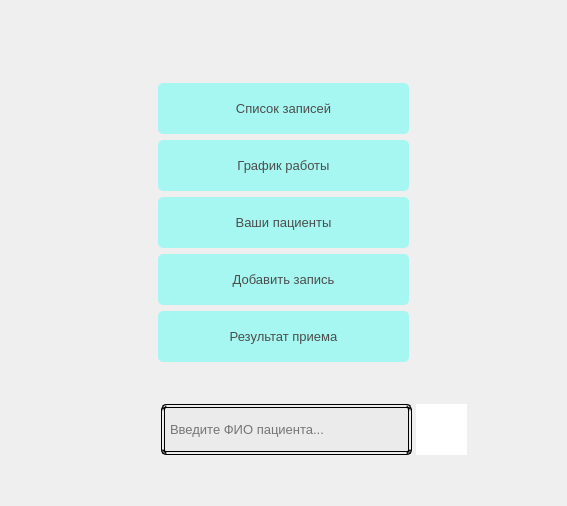
        <widget class="QWidget" name="page_2">
         <layout class="QGridLayout" name="gridLayout_28">
          <item row="0" column="0" rowspan="2">
           <layout class="QVBoxLayout" name="verticalLayout_54">
            <item>
             <layout class="QVBoxLayout" name="verticalLayout_53">
              <item>
               <spacer name="verticalSpacer_2">
                <property name="orientation">
                 <enum>Qt::Vertical</enum>
                </property>
                <property name="sizeType">
                 <enum>QSizePolicy::Expanding</enum>
                </property>
                <property name="sizeHint" stdset="0">
                 <size>
                  <width>20</width>
                  <height>72</height>
                 </size>
                </property>
               </spacer>
              </item>
              <item>
               <layout class="QHBoxLayout" name="horizontalLayout_91">
                <item>
                 <spacer name="horizontalSpacer_3">
                  <property name="orientation">
                   <enum>Qt::Horizontal</enum>
                  </property>
                  <property name="sizeHint" stdset="0">
                   <size>
                    <width>40</width>
                    <height>20</height>
                   </size>
                  </property>
                 </spacer>
                </item>
                <item>
                 <layout class="QVBoxLayout" name="verticalLayout_2">
                  <item>
                   <layout class="QVBoxLayout" name="verticalLayout">
                    <item>
                     <widget class="QPushButton" name="btn_8">
                      <property name="sizePolicy">
                       <sizepolicy hsizetype="Maximum" vsizetype="Maximum">
                        <horstretch>0</horstretch>
                        <verstretch>0</verstretch>
                       </sizepolicy>
                      </property>
                      <property name="minimumSize">
                       <size>
                        <width>251</width>
                        <height>51</height>
                       </size>
                      </property>
                      <property name="font">
                       <font>
                        <pointsize>10</pointsize>
                       </font>
                      </property>
                      <property name="styleSheet">
                       <string notr="true">QPushButton{
	border-radius: 5px;
	background-color: #a6f7f1;
   	transition: 2s linear; 
	color: #4c4d4d;
}

QPushButton:hover{
	background-color: #89f0ea;
}

</string>
                      </property>
                      <property name="text">
                       <string>Список записей</string>
                      </property>
                     </widget>
                    </item>
                    <item>
                     <widget class="QPushButton" name="btn_10">
                      <property name="sizePolicy">
                       <sizepolicy hsizetype="Fixed" vsizetype="Fixed">
                        <horstretch>0</horstretch>
                        <verstretch>0</verstretch>
                       </sizepolicy>
                      </property>
                      <property name="minimumSize">
                       <size>
                        <width>251</width>
                        <height>51</height>
                       </size>
                      </property>
                      <property name="font">
                       <font>
                        <pointsize>10</pointsize>
                       </font>
                      </property>
                      <property name="styleSheet">
                       <string notr="true">QPushButton{
	border-radius: 5px;
	background-color: #a6f7f1;
   	transition: 2s linear; 
	color: #4c4d4d;
}

QPushButton:hover{
	background-color: #89f0ea;
}

</string>
                      </property>
                      <property name="text">
                       <string>График работы</string>
                      </property>
                     </widget>
                    </item>
                    <item>
                     <widget class="QPushButton" name="btn_9">
                      <property name="sizePolicy">
                       <sizepolicy hsizetype="Fixed" vsizetype="Fixed">
                        <horstretch>0</horstretch>
                        <verstretch>0</verstretch>
                       </sizepolicy>
                      </property>
                      <property name="minimumSize">
                       <size>
                        <width>251</width>
                        <height>51</height>
                       </size>
                      </property>
                      <property name="font">
                       <font>
                        <pointsize>10</pointsize>
                       </font>
                      </property>
                      <property name="styleSheet">
                       <string notr="true">QPushButton{
	border-radius: 5px;
	background-color: #a6f7f1;
   	transition: 2s linear; 
	color: #4c4d4d;
}

QPushButton:hover{
	background-color: #89f0ea;
}

</string>
                      </property>
                      <property name="text">
                       <string>Ваши пациенты</string>
                      </property>
                     </widget>
                    </item>
                    <item>
                     <widget class="QPushButton" name="btn_34">
                      <property name="sizePolicy">
                       <sizepolicy hsizetype="Fixed" vsizetype="Fixed">
                        <horstretch>0</horstretch>
                        <verstretch>0</verstretch>
                       </sizepolicy>
                      </property>
                      <property name="minimumSize">
                       <size>
                        <width>251</width>
                        <height>51</height>
                       </size>
                      </property>
                      <property name="font">
                       <font>
                        <pointsize>10</pointsize>
                       </font>
                      </property>
                      <property name="styleSheet">
                       <string notr="true">QPushButton{
	border-radius: 5px;
	background-color: #a6f7f1;
   	transition: 2s linear; 
	color: #4c4d4d;
}

QPushButton:hover{
	background-color: #89f0ea;
}

</string>
                      </property>
                      <property name="text">
                       <string>Добавить запись</string>
                      </property>
                     </widget>
                    </item>
                    <item>
                     <widget class="QPushButton" name="btn_39">
                      <property name="sizePolicy">
                       <sizepolicy hsizetype="Fixed" vsizetype="Fixed">
                        <horstretch>0</horstretch>
                        <verstretch>0</verstretch>
                       </sizepolicy>
                      </property>
                      <property name="minimumSize">
                       <size>
                        <width>251</width>
                        <height>51</height>
                       </size>
                      </property>
                      <property name="font">
                       <font>
                        <pointsize>10</pointsize>
                       </font>
                      </property>
                      <property name="styleSheet">
                       <string notr="true">QPushButton{
	border-radius: 5px;
	background-color: #a6f7f1;
   	transition: 2s linear; 
	color: #4c4d4d;
}

QPushButton:hover{
	background-color: #89f0ea;
}

</string>
                      </property>
                      <property name="text">
                       <string>Результат приема</string>
                      </property>
                     </widget>
                    </item>
                   </layout>
                  </item>
                  <item>
                   <spacer name="verticalSpacer">
                    <property name="orientation">
                     <enum>Qt::Vertical</enum>
                    </property>
                    <property name="sizeType">
                     <enum>QSizePolicy::Minimum</enum>
                    </property>
                    <property name="sizeHint" stdset="0">
                     <size>
                      <width>18</width>
                      <height>36</height>
                     </size>
                    </property>
                   </spacer>
                  </item>
                 </layout>
                </item>
                <item>
                 <spacer name="horizontalSpacer_145">
                  <property name="orientation">
                   <enum>Qt::Horizontal</enum>
                  </property>
                  <property name="sizeHint" stdset="0">
                   <size>
                    <width>40</width>
                    <height>20</height>
                   </size>
                  </property>
                 </spacer>
                </item>
               </layout>
              </item>
             </layout>
            </item>
            <item>
             <layout class="QVBoxLayout" name="verticalLayout_52">
              <item>
               <layout class="QHBoxLayout" name="horizontalLayout_90">
                <item>
                 <spacer name="horizontalSpacer_8">
                  <property name="orientation">
                   <enum>Qt::Horizontal</enum>
                  </property>
                  <property name="sizeType">
                   <enum>QSizePolicy::Preferred</enum>
                  </property>
                  <property name="sizeHint" stdset="0">
                   <size>
                    <width>150</width>
                    <height>16</height>
                   </size>
                  </property>
                 </spacer>
                </item>
                <item>
                 <layout class="QHBoxLayout" name="horizontalLayout_6">
                  <property name="spacing">
                   <number>4</number>
                  </property>
                  <item>
                   <widget class="QLineEdit" name="line_5">
                    <property name="sizePolicy">
                     <sizepolicy hsizetype="Fixed" vsizetype="Fixed">
                      <horstretch>0</horstretch>
                      <verstretch>0</verstretch>
                     </sizepolicy>
                    </property>
                    <property name="minimumSize">
                     <size>
                      <width>251</width>
                      <height>51</height>
                     </size>
                    </property>
                    <property name="font">
                     <font>
                      <pointsize>10</pointsize>
                     </font>
                    </property>
                    <property name="styleSheet">
                     <string notr="true">QLineEdit{
	padding-top: 0px;
	padding-left: 3px;
	text-align: center;
	background-color: rgb(235, 235, 235);
	border-radius: 5px;
	border: 4px double black;
   	transition: 2s linear; 
	color: black;
}

QLineEdit:hover{
	background-color: rgb(207, 207, 207);
}	</string>
                    </property>
                    <property name="placeholderText">
                     <string>Введите ФИО пациента...</string>
                    </property>
                   </widget>
                  </item>
                  <item>
                   <widget class="QPushButton" name="btn_69">
                    <property name="sizePolicy">
                     <sizepolicy hsizetype="Fixed" vsizetype="Fixed">
                      <horstretch>0</horstretch>
                      <verstretch>0</verstretch>
                     </sizepolicy>
                    </property>
                    <property name="minimumSize">
                     <size>
                      <width>51</width>
                      <height>51</height>
                     </size>
                    </property>
                    <property name="styleSheet">
                     <string notr="true">QPushButton{
	background-color: white;
border: none;
}

QPushButton:hover{
	background-color: rgb(244, 244, 244);
}</string>
                    </property>
                    <property name="text">
                     <string/>
                    </property>
                    <property name="icon">
                     <iconset>
                      <normaloff>../images/search.png</normaloff>../images/search.png</iconset>
                    </property>
                    <property name="iconSize">
                     <size>
                      <width>30</width>
                      <height>30</height>
                     </size>
                    </property>
                   </widget>
                  </item>
                 </layout>
                </item>
                <item>
                 <spacer name="horizontalSpacer_9">
                  <property name="orientation">
                   <enum>Qt::Horizontal</enum>
                  </property>
                  <property name="sizeType">
                   <enum>QSizePolicy::Preferred</enum>
                  </property>
                  <property name="sizeHint" stdset="0">
                   <size>
                    <width>89</width>
                    <height>17</height>
                   </size>
                  </property>
                 </spacer>
                </item>
               </layout>
              </item>
              <item>
               <spacer name="verticalSpacer_3">
                <property name="orientation">
                 <enum>Qt::Vertical</enum>
                </property>
                <property name="sizeHint" stdset="0">
                 <size>
                  <width>20</width>
                  <height>40</height>
                 </size>
                </property>
               </spacer>
              </item>
             </layout>
            </item>
           </layout>
          </item>
         </layout>
        </widget>
